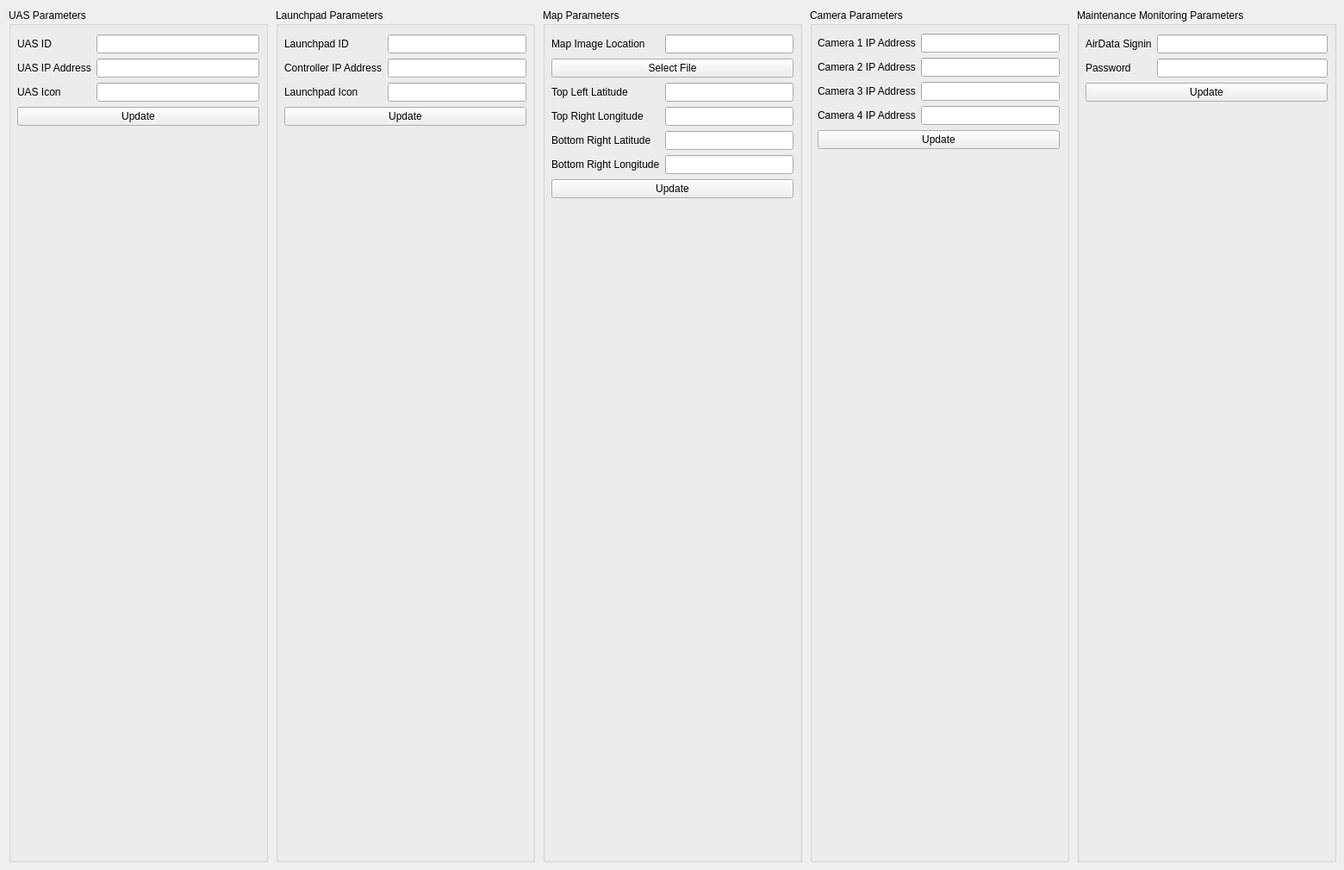
    <widget class="QWidget" name="tab_5">
     <attribute name="title">
      <string>CONFIGURATION</string>
     </attribute>
     <widget class="QGroupBox" name="groupBox_8">
      <property name="geometry">
       <rect>
        <x>10</x>
        <y>10</y>
        <width>301</width>
        <height>991</height>
       </rect>
      </property>
      <property name="title">
       <string>UAS Parameters</string>
      </property>
      <widget class="QWidget" name="formLayoutWidget_6">
       <property name="geometry">
        <rect>
         <x>10</x>
         <y>30</y>
         <width>281</width>
         <height>951</height>
        </rect>
       </property>
       <layout class="QFormLayout" name="formLayout_6">
        <item row="0" column="0">
         <widget class="QLabel" name="camera1IPAddressLabel_4">
          <property name="text">
           <string>UAS ID</string>
          </property>
         </widget>
        </item>
        <item row="0" column="1">
         <widget class="QLineEdit" name="camera1IPAddressLineEdit_4"/>
        </item>
        <item row="1" column="0">
         <widget class="QLabel" name="uASIPAddressLabel">
          <property name="text">
           <string>UAS IP Address</string>
          </property>
         </widget>
        </item>
        <item row="1" column="1">
         <widget class="QLineEdit" name="uASIPAddressLineEdit"/>
        </item>
        <item row="2" column="0">
         <widget class="QLabel" name="camera2IPAddressLabel_4">
          <property name="text">
           <string>UAS Icon</string>
          </property>
         </widget>
        </item>
        <item row="2" column="1">
         <widget class="QLineEdit" name="camera2IPAddressLineEdit_4"/>
        </item>
        <item row="3" column="0" colspan="2">
         <widget class="QPushButton" name="config_uas_update_btn">
          <property name="text">
           <string>Update</string>
          </property>
         </widget>
        </item>
       </layout>
      </widget>
     </widget>
     <widget class="QGroupBox" name="groupBox_9">
      <property name="geometry">
       <rect>
        <x>320</x>
        <y>10</y>
        <width>301</width>
        <height>991</height>
       </rect>
      </property>
      <property name="title">
       <string>Launchpad Parameters</string>
      </property>
      <widget class="QWidget" name="formLayoutWidget_5">
       <property name="geometry">
        <rect>
         <x>10</x>
         <y>30</y>
         <width>281</width>
         <height>951</height>
        </rect>
       </property>
       <layout class="QFormLayout" name="formLayout_5">
        <item row="0" column="0">
         <widget class="QLabel" name="camera1IPAddressLabel_3">
          <property name="text">
           <string>Launchpad ID</string>
          </property>
         </widget>
        </item>
        <item row="0" column="1">
         <widget class="QLineEdit" name="camera1IPAddressLineEdit_3"/>
        </item>
        <item row="1" column="0">
         <widget class="QLabel" name="controllerIPAddressLabel">
          <property name="text">
           <string>Controller IP Address</string>
          </property>
         </widget>
        </item>
        <item row="1" column="1">
         <widget class="QLineEdit" name="controllerIPAddressLineEdit"/>
        </item>
        <item row="2" column="0">
         <widget class="QLabel" name="camera2IPAddressLabel_3">
          <property name="text">
           <string>Launchpad Icon</string>
          </property>
         </widget>
        </item>
        <item row="2" column="1">
         <widget class="QLineEdit" name="camera2IPAddressLineEdit_3"/>
        </item>
        <item row="3" column="0" colspan="2">
         <widget class="QPushButton" name="config_launchpad_update_btn">
          <property name="text">
           <string>Update</string>
          </property>
         </widget>
        </item>
       </layout>
      </widget>
     </widget>
     <widget class="QGroupBox" name="groupBox_10">
      <property name="geometry">
       <rect>
        <x>630</x>
        <y>10</y>
        <width>301</width>
        <height>991</height>
       </rect>
      </property>
      <property name="title">
       <string>Map Parameters</string>
      </property>
      <widget class="QWidget" name="formLayoutWidget_4">
       <property name="geometry">
        <rect>
         <x>10</x>
         <y>30</y>
         <width>281</width>
         <height>951</height>
        </rect>
       </property>
       <layout class="QFormLayout" name="formLayout_4">
        <item row="0" column="0">
         <widget class="QLabel" name="camera1IPAddressLabel_2">
          <property name="text">
           <string>Map Image Location</string>
          </property>
         </widget>
        </item>
        <item row="0" column="1">
         <widget class="QLineEdit" name="mapImageLocationLineEdit">
          <property name="readOnly">
           <bool>true</bool>
          </property>
         </widget>
        </item>
        <item row="1" column="0" colspan="2">
         <widget class="QPushButton" name="map_select_file_btn">
          <property name="text">
           <string>Select File</string>
          </property>
         </widget>
        </item>
        <item row="2" column="0">
         <widget class="QLabel" name="corner_1_lat_AddressLabel">
          <property name="text">
           <string>Top Left Latitude</string>
          </property>
         </widget>
        </item>
        <item row="2" column="1">
         <widget class="QLineEdit" name="map_corner_1_lat"/>
        </item>
        <item row="3" column="0">
         <widget class="QLabel" name="corner_1_long_AddressLabel">
          <property name="text">
           <string>Top Right Longitude</string>
          </property>
         </widget>
        </item>
        <item row="3" column="1">
         <widget class="QLineEdit" name="map_corner_1_long"/>
        </item>
        <item row="4" column="0">
         <widget class="QLabel" name="corner_4_lat_AddressLabel">
          <property name="text">
           <string>Bottom Right Latitude</string>
          </property>
         </widget>
        </item>
        <item row="4" column="1">
         <widget class="QLineEdit" name="map_corner_4_lat"/>
        </item>
        <item row="5" column="0">
         <widget class="QLabel" name="corner_4_long_AddressLabel">
          <property name="text">
           <string>Bottom Right Longitude</string>
          </property>
         </widget>
        </item>
        <item row="5" column="1">
         <widget class="QLineEdit" name="map_corner_4_long"/>
        </item>
        <item row="6" column="0" colspan="2">
         <widget class="QPushButton" name="config_map_update_btn">
          <property name="text">
           <string>Update</string>
          </property>
         </widget>
        </item>
       </layout>
      </widget>
     </widget>
     <widget class="QGroupBox" name="groupBox_11">
      <property name="geometry">
       <rect>
        <x>940</x>
        <y>10</y>
        <width>301</width>
        <height>991</height>
       </rect>
      </property>
      <property name="title">
       <string>Camera Parameters</string>
      </property>
      <widget class="QWidget" name="formLayoutWidget_3">
       <property name="geometry">
        <rect>
         <x>9</x>
         <y>29</y>
         <width>281</width>
         <height>951</height>
        </rect>
       </property>
       <layout class="QFormLayout" name="formLayout_3">
        <item row="0" column="0">
         <widget class="QLabel" name="camera1IPAddressLabel">
          <property name="text">
           <string>Camera 1 IP Address</string>
          </property>
         </widget>
        </item>
        <item row="0" column="1">
         <widget class="QLineEdit" name="camera1IPAddressLineEdit"/>
        </item>
        <item row="1" column="0">
         <widget class="QLabel" name="camera2IPAddressLabel">
          <property name="text">
           <string>Camera 2 IP Address</string>
          </property>
         </widget>
        </item>
        <item row="1" column="1">
         <widget class="QLineEdit" name="camera2IPAddressLineEdit"/>
        </item>
        <item row="2" column="0">
         <widget class="QLabel" name="camera3IPAddressLabel">
          <property name="text">
           <string>Camera 3 IP Address</string>
          </property>
         </widget>
        </item>
        <item row="2" column="1">
         <widget class="QLineEdit" name="camera3IPAddressLineEdit"/>
        </item>
        <item row="3" column="0">
         <widget class="QLabel" name="camera4IPAddressLabel">
          <property name="text">
           <string>Camera 4 IP Address</string>
          </property>
         </widget>
        </item>
        <item row="3" column="1">
         <widget class="QLineEdit" name="camera4IPAddressLineEdit"/>
        </item>
        <item row="4" column="0" colspan="2">
         <widget class="QPushButton" name="config_camera_update_btn">
          <property name="text">
           <string>Update</string>
          </property>
         </widget>
        </item>
       </layout>
      </widget>
     </widget>
     <widget class="QGroupBox" name="groupBox_12">
      <property name="geometry">
       <rect>
        <x>1250</x>
        <y>10</y>
        <width>301</width>
        <height>991</height>
       </rect>
      </property>
      <property name="title">
       <string>Maintenance Monitoring Parameters</string>
      </property>
      <widget class="QWidget" name="formLayoutWidget_8">
       <property name="geometry">
        <rect>
         <x>10</x>
         <y>30</y>
         <width>281</width>
         <height>951</height>
        </rect>
       </property>
       <layout class="QFormLayout" name="formLayout_8">
        <item row="0" column="0">
         <widget class="QLabel" name="camera1IPAddressLabel_5">
          <property name="text">
           <string>AirData Signin</string>
          </property>
         </widget>
        </item>
        <item row="0" column="1">
         <widget class="QLineEdit" name="camera1IPAddressLineEdit_2"/>
        </item>
        <item row="1" column="0">
         <widget class="QLabel" name="camera2IPAddressLabel_2">
          <property name="text">
           <string>Password</string>
          </property>
         </widget>
        </item>
        <item row="1" column="1">
         <widget class="QLineEdit" name="camera2IPAddressLineEdit_2"/>
        </item>
        <item row="2" column="0" colspan="2">
         <widget class="QPushButton" name="config_camera_update_btn_2">
          <property name="text">
           <string>Update</string>
          </property>
         </widget>
        </item>
       </layout>
      </widget>
     </widget>
    </widget>
